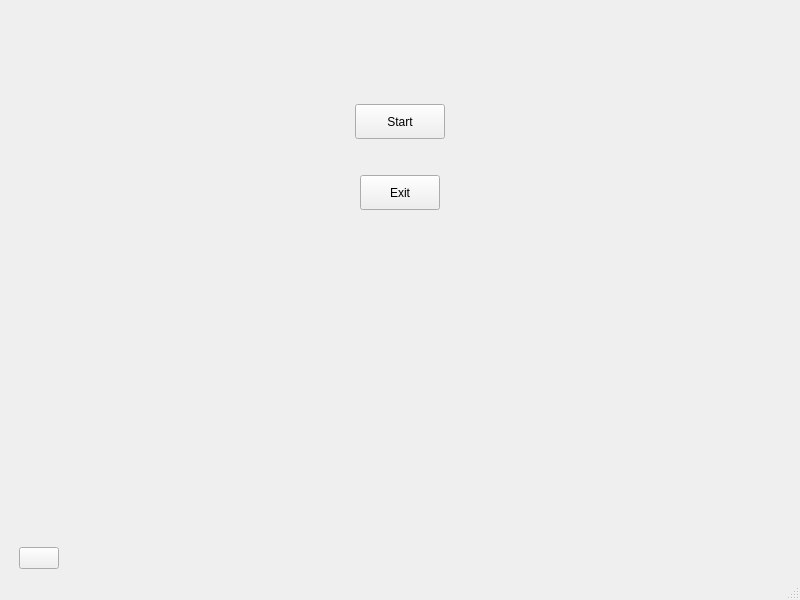
<?xml version="1.0" encoding="UTF-8"?>
<ui version="4.0">
 <class>MainWindow</class>
 <widget class="QMainWindow" name="MainWindow">
  <property name="geometry">
   <rect>
    <x>0</x>
    <y>0</y>
    <width>800</width>
    <height>600</height>
   </rect>
  </property>
  <property name="minimumSize">
   <size>
    <width>300</width>
    <height>350</height>
   </size>
  </property>
  <property name="windowTitle">
   <string>Battleships</string>
  </property>
  <property name="windowIcon">
   <iconset resource="Assets.qrc">
    <normaloff>:/Assets/Icon.png</normaloff>:/Assets/Icon.png</iconset>
  </property>
  <property name="iconSize">
   <size>
    <width>400</width>
    <height>400</height>
   </size>
  </property>
  <widget class="QWidget" name="centralwidget">
   <layout class="QGridLayout" name="gridLayout_4">
    <item row="1" column="0">
     <layout class="QGridLayout" name="gridLayout_2">
      <item row="0" column="0">
       <spacer name="horizontalSpacer">
        <property name="orientation">
         <enum>Qt::Horizontal</enum>
        </property>
        <property name="sizeHint" stdset="0">
         <size>
          <width>40</width>
          <height>20</height>
         </size>
        </property>
       </spacer>
      </item>
      <item row="0" column="1">
       <widget class="AnimatedQPushButton" name="startButton">
        <property name="minimumSize">
         <size>
          <width>90</width>
          <height>35</height>
         </size>
        </property>
        <property name="text">
         <string>Start</string>
        </property>
       </widget>
      </item>
      <item row="0" column="2">
       <spacer name="horizontalSpacer_2">
        <property name="orientation">
         <enum>Qt::Horizontal</enum>
        </property>
        <property name="sizeHint" stdset="0">
         <size>
          <width>40</width>
          <height>20</height>
         </size>
        </property>
       </spacer>
      </item>
     </layout>
    </item>
    <item row="3" column="0">
     <layout class="QGridLayout" name="gridLayout">
      <item row="0" column="0">
       <spacer name="horizontalSpacer_3">
        <property name="orientation">
         <enum>Qt::Horizontal</enum>
        </property>
        <property name="sizeHint" stdset="0">
         <size>
          <width>40</width>
          <height>20</height>
         </size>
        </property>
       </spacer>
      </item>
      <item row="0" column="1">
       <widget class="AnimatedQPushButton" name="exitButton">
        <property name="minimumSize">
         <size>
          <width>70</width>
          <height>35</height>
         </size>
        </property>
        <property name="text">
         <string>Exit</string>
        </property>
       </widget>
      </item>
      <item row="0" column="2">
       <spacer name="horizontalSpacer_4">
        <property name="orientation">
         <enum>Qt::Horizontal</enum>
        </property>
        <property name="sizeHint" stdset="0">
         <size>
          <width>40</width>
          <height>20</height>
         </size>
        </property>
       </spacer>
      </item>
     </layout>
    </item>
    <item row="5" column="0">
     <layout class="QGridLayout" name="gridLayout_3">
      <item row="0" column="0">
       <spacer name="horizontalSpacer_6">
        <property name="orientation">
         <enum>Qt::Horizontal</enum>
        </property>
        <property name="sizeType">
         <enum>QSizePolicy::Fixed</enum>
        </property>
        <property name="sizeHint" stdset="0">
         <size>
          <width>10</width>
          <height>20</height>
         </size>
        </property>
       </spacer>
      </item>
      <item row="0" column="1">
       <widget class="QPushButton" name="fullscreenButton">
        <property name="text">
         <string/>
        </property>
       </widget>
      </item>
      <item row="0" column="2">
       <spacer name="horizontalSpacer_5">
        <property name="orientation">
         <enum>Qt::Horizontal</enum>
        </property>
        <property name="sizeHint" stdset="0">
         <size>
          <width>40</width>
          <height>20</height>
         </size>
        </property>
       </spacer>
      </item>
     </layout>
    </item>
    <item row="0" column="0">
     <spacer name="verticalSpacer_2">
      <property name="orientation">
       <enum>Qt::Vertical</enum>
      </property>
      <property name="sizeType">
       <enum>QSizePolicy::Preferred</enum>
      </property>
      <property name="sizeHint" stdset="0">
       <size>
        <width>20</width>
        <height>95</height>
       </size>
      </property>
     </spacer>
    </item>
    <item row="2" column="0">
     <spacer name="verticalSpacer">
      <property name="orientation">
       <enum>Qt::Vertical</enum>
      </property>
      <property name="sizeType">
       <enum>QSizePolicy::Fixed</enum>
      </property>
      <property name="sizeHint" stdset="0">
       <size>
        <width>20</width>
        <height>30</height>
       </size>
      </property>
     </spacer>
    </item>
    <item row="4" column="0">
     <spacer name="verticalSpacer_3">
      <property name="orientation">
       <enum>Qt::Vertical</enum>
      </property>
      <property name="sizeHint" stdset="0">
       <size>
        <width>20</width>
        <height>303</height>
       </size>
      </property>
     </spacer>
    </item>
   </layout>
  </widget>
  <widget class="QMenuBar" name="menubar">
   <property name="geometry">
    <rect>
     <x>0</x>
     <y>0</y>
     <width>800</width>
     <height>20</height>
    </rect>
   </property>
  </widget>
  <widget class="QStatusBar" name="statusbar"/>
 </widget>
 <customwidgets>
  <customwidget>
   <class>AnimatedQPushButton</class>
   <extends>QPushButton</extends>
   <header>animatedqpushbutton.h</header>
  </customwidget>
 </customwidgets>
 <resources>
  <include location="Assets.qrc"/>
 </resources>
 <connections>
  <connection>
   <sender>exitButton</sender>
   <signal>clicked()</signal>
   <receiver>MainWindow</receiver>
   <slot>close()</slot>
   <hints>
    <hint type="sourcelabel">
     <x>399</x>
     <y>219</y>
    </hint>
    <hint type="destinationlabel">
     <x>399</x>
     <y>299</y>
    </hint>
   </hints>
  </connection>
 </connections>
</ui>
